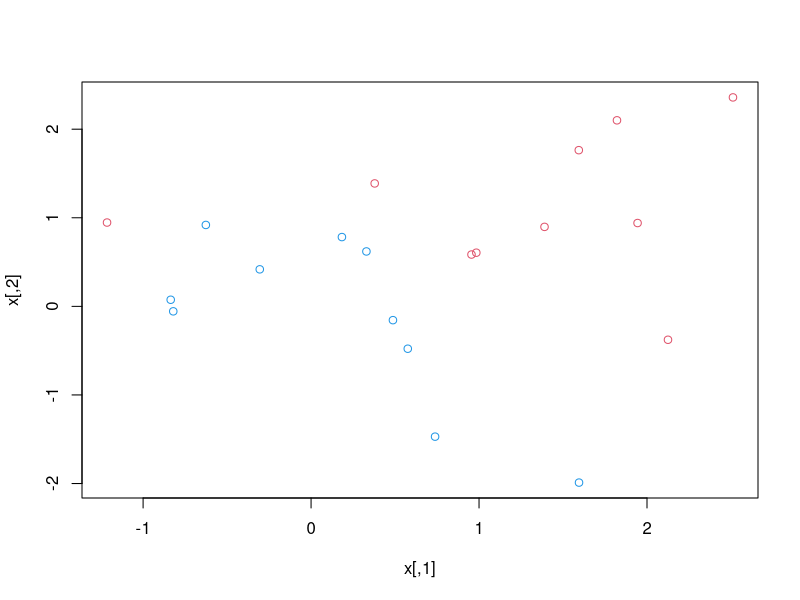
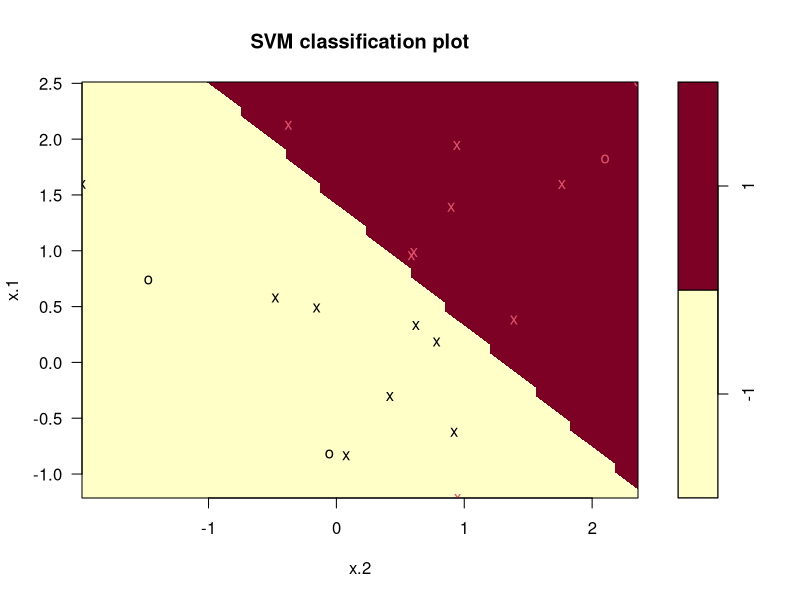

Reproduce these figures in R, in order.
# install.packages('e1071')
library(e1071)

set.seed(1)

x = matrix(rnorm(20*2), ncol=2)
y = c(rep(-1,10), rep(1,10))
x[y==1,] =x[y==1,] + 1
plot(x, col=(3-y))

dat = data.frame(x=x, y=as.factor(y))

svmfit = svm(y~., data=dat, kernel="linear", cost=.1, scale=FALSE)

plot(svmfit, dat)

svmfit$index

summary(svmfit)
